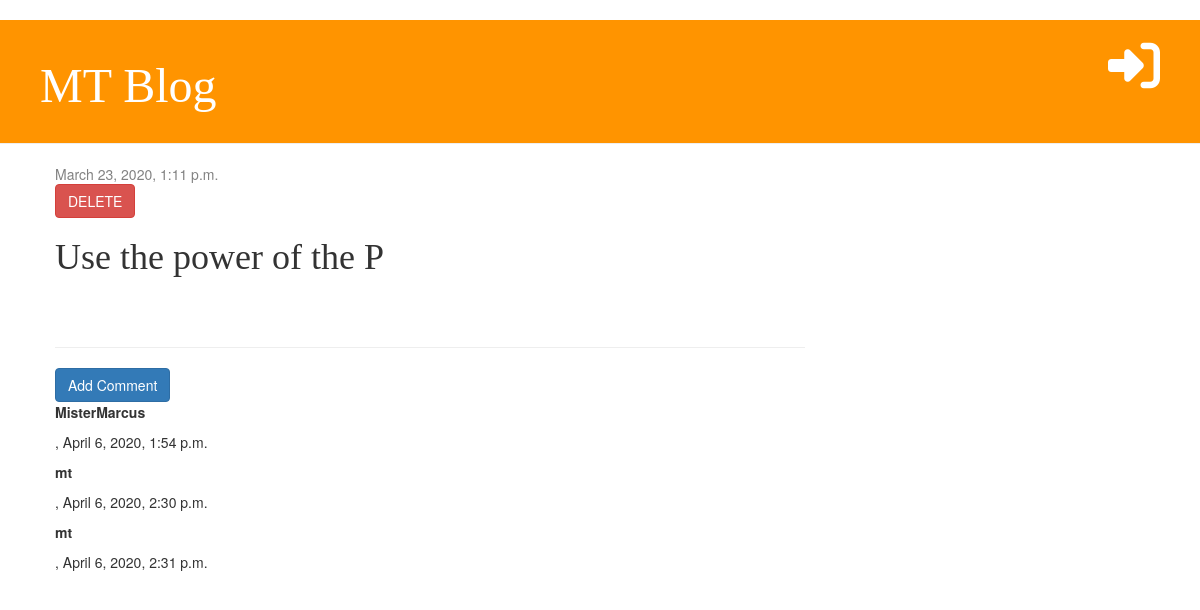
Screenshot of /post/3/ with the database file from the repository.
### blog/models.py (models this page shows, shortened)
class Post(models.Model):
    author = models.ForeignKey('auth.User', on_delete=models.CASCADE)
    title = models.CharField(max_length=200)
    text = models.TextField()
    created_date = models.DateTimeField(default=timezone.now)
    published_date = models.DateTimeField(blank=True, null=True)

class Comment(models.Model):
    post = models.ForeignKey('blog.Post', on_delete=models.CASCADE, related_name='comments')
    author = models.CharField(max_length=200)
    text = models.TextField()
    created_date = models.DateTimeField(default=timezone.now)
    approved = models.BooleanField(default=False)

### blog/views.py (the view)
# urls.py: path('post/<int:pk>/', views.post_detail, name='post_detail'),
def post_detail(request, pk):
    post = get_object_or_404(Post, pk=pk)
    stuff_for_frontend = {'post': post}
    return render(request, 'blog/post_detail.html', stuff_for_frontend)

### blog/templatetags/markdownify.py (called while the page is built)
@register.filter
def markdown(value):
    renderer = HighlightRenderer()
    markdown = mistune.Markdown(renderer=renderer)
    return markdown(value)

### blog/templates/blog/post_detail.html (shortened to what this page needs)
{% extends 'blog/base.html' %}
{% load markdownify %}
{% block content %}
<div class="post">
    {% if post.published_date %}
    <div class="date">
        {{post.published_date}}
    </div>
    {% else %}
        <a href="{% url 'post_publish' pk=post.pk %}" class="btn btn-primary">PUBLISH</a>
    {% endif %}
        <a href="{%url 'post_delete' pk=post.pk %}" class="btn btn-danger" onclick="return confirm('Are you sure you want to delete this post?')">DELETE</a>
    <h1>{{post.title}}</h1>
</div>
<hr />
<a href="{% url 'add_comment_to_post' pk=post.pk %}" class="btn btn-primary">Add Comment</a>
    {% for comment in post.comments.all %}
        {% if user.is_authenticated or comment.approved %}
        <p><strong>{{ comment.author }}</strong></p>
        <p>{{ comment.text | markdown | safe }},  {{ comment.created_date }}</p>
        {% endif %}
    {% empty %}
        <p>No Comments Yet...</p>
    {% endfor %}
{% endblock %}

### blog/static/css/blog.css (style rules this page uses)
h1 { font-family: 'Tangerine', serif; }
.date { color: #828282; }
.post { margin-bottom: 70px; }

### rows the page displays
Post: published_date "March 23, 2020, 1:11 p.m.", title "Use the power of the P"
Comment: author "MisterMarcus", created_date "April 6, 2020, 1:54 p.m."
Comment: author "mt", created_date "April 6, 2020, 2:30 p.m."
Comment: author "mt", created_date "April 6, 2020, 2:31 p.m."
